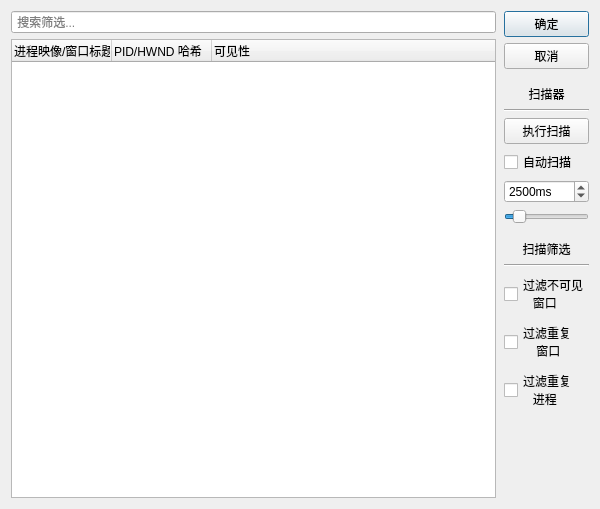
<?xml version="1.0" encoding="UTF-8"?>
<ui version="4.0">
 <class>ProcessScannerDialog</class>
 <widget class="QDialog" name="ProcessScannerDialog">
  <property name="geometry">
   <rect>
    <x>0</x>
    <y>0</y>
    <width>600</width>
    <height>509</height>
   </rect>
  </property>
  <property name="windowTitle">
   <string>进程扫描器</string>
  </property>
  <layout class="QHBoxLayout" name="horizontalLayout" stretch="1,0">
   <item>
    <layout class="QVBoxLayout" name="vlTree">
     <item>
      <widget class="QLineEdit" name="linSearchFilter">
       <property name="placeholderText">
        <string> 搜索筛选...</string>
       </property>
      </widget>
     </item>
     <item>
      <widget class="QTreeWidget" name="twProcessTree">
       <property name="contextMenuPolicy">
        <enum>Qt::CustomContextMenu</enum>
       </property>
       <property name="alternatingRowColors">
        <bool>true</bool>
       </property>
       <property name="sortingEnabled">
        <bool>true</bool>
       </property>
       <attribute name="headerMinimumSectionSize">
        <number>40</number>
       </attribute>
       <attribute name="headerShowSortIndicator" stdset="0">
        <bool>false</bool>
       </attribute>
       <column>
        <property name="text">
         <string>进程映像/窗口标题                   </string>
        </property>
       </column>
       <column>
        <property name="text">
         <string>PID/HWND 哈希</string>
        </property>
       </column>
       <column>
        <property name="text">
         <string>可见性</string>
        </property>
       </column>
      </widget>
     </item>
    </layout>
   </item>
   <item>
    <layout class="QVBoxLayout" name="vlOptions" stretch="0,0,0,0,0">
     <property name="leftMargin">
      <number>2</number>
     </property>
     <item>
      <widget class="QPushButton" name="btnOkay">
       <property name="minimumSize">
        <size>
         <width>0</width>
         <height>25</height>
        </size>
       </property>
       <property name="text">
        <string>确定</string>
       </property>
      </widget>
     </item>
     <item>
      <widget class="QPushButton" name="btnCancel">
       <property name="minimumSize">
        <size>
         <width>0</width>
         <height>25</height>
        </size>
       </property>
       <property name="text">
        <string>取消</string>
       </property>
      </widget>
     </item>
     <item>
      <layout class="QVBoxLayout" name="vlScanner">
       <property name="topMargin">
        <number>10</number>
       </property>
       <item>
        <widget class="QLabel" name="label_2">
         <property name="text">
          <string>扫描器</string>
         </property>
         <property name="alignment">
          <set>Qt::AlignCenter</set>
         </property>
        </widget>
       </item>
       <item>
        <widget class="Line" name="lineScanner">
         <property name="orientation">
          <enum>Qt::Horizontal</enum>
         </property>
        </widget>
       </item>
       <item>
        <widget class="QPushButton" name="btnScan">
         <property name="minimumSize">
          <size>
           <width>0</width>
           <height>25</height>
          </size>
         </property>
         <property name="text">
          <string>执行扫描</string>
         </property>
        </widget>
       </item>
       <item>
        <widget class="QCheckBox" name="cbAutoScanner">
         <property name="layoutDirection">
          <enum>Qt::LeftToRight</enum>
         </property>
         <property name="text">
          <string>自动扫描</string>
         </property>
         <property name="tristate">
          <bool>false</bool>
         </property>
        </widget>
       </item>
       <item>
        <widget class="QSpinBox" name="sbAutoScannerInterval">
         <property name="suffix">
          <string>ms</string>
         </property>
         <property name="prefix">
          <string/>
         </property>
         <property name="minimum">
          <number>1500</number>
         </property>
         <property name="maximum">
          <number>10000</number>
         </property>
         <property name="stepType">
          <enum>QAbstractSpinBox::DefaultStepType</enum>
         </property>
         <property name="value">
          <number>2500</number>
         </property>
         <property name="displayIntegerBase">
          <number>10</number>
         </property>
        </widget>
       </item>
       <item>
        <widget class="QSlider" name="hsAutoScannerInterval">
         <property name="minimum">
          <number>1500</number>
         </property>
         <property name="maximum">
          <number>10000</number>
         </property>
         <property name="singleStep">
          <number>100</number>
         </property>
         <property name="value">
          <number>2500</number>
         </property>
         <property name="orientation">
          <enum>Qt::Horizontal</enum>
         </property>
         <property name="tickPosition">
          <enum>QSlider::NoTicks</enum>
         </property>
        </widget>
       </item>
      </layout>
     </item>
     <item>
      <layout class="QVBoxLayout" name="vlFilters">
       <property name="topMargin">
        <number>10</number>
       </property>
       <item>
        <widget class="QLabel" name="label">
         <property name="text">
          <string>扫描筛选</string>
         </property>
         <property name="alignment">
          <set>Qt::AlignCenter</set>
         </property>
        </widget>
       </item>
       <item>
        <widget class="Line" name="lineScanFilters">
         <property name="orientation">
          <enum>Qt::Horizontal</enum>
         </property>
        </widget>
       </item>
       <item>
        <widget class="QCheckBox" name="cbFilterInvisibleWindows">
         <property name="text">
          <string>过滤不可见
   窗口   </string>
         </property>
        </widget>
       </item>
       <item>
        <widget class="QCheckBox" name="cbFilterDuplicateWindows">
         <property name="inputMethodHints">
          <set>Qt::ImhNone</set>
         </property>
         <property name="text">
          <string>过滤重复
    窗口    </string>
         </property>
         <property name="checked">
          <bool>false</bool>
         </property>
        </widget>
       </item>
       <item>
        <widget class="QCheckBox" name="cbFilterDuplicateProcesses">
         <property name="text">
          <string>过滤重复
   进程   </string>
         </property>
        </widget>
       </item>
      </layout>
     </item>
     <item>
      <spacer name="verticalSpacer">
       <property name="orientation">
        <enum>Qt::Vertical</enum>
       </property>
       <property name="sizeHint" stdset="0">
        <size>
         <width>20</width>
         <height>40</height>
        </size>
       </property>
      </spacer>
     </item>
    </layout>
   </item>
  </layout>
 </widget>
 <resources/>
 <connections/>
</ui>
